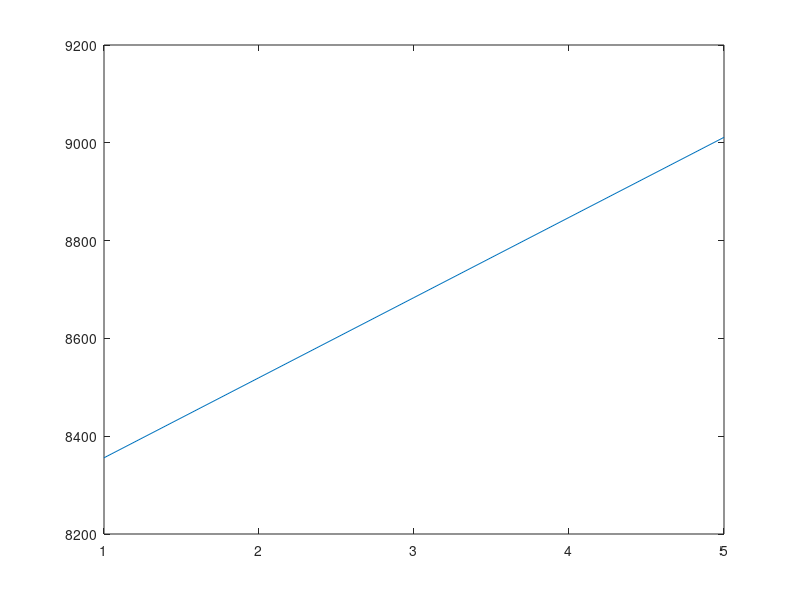

Source code (MATLAB):
% // TI File $Revision: /main/3 $
% // Checkin $Date: November 09, 2010   13:05:07 $
% // =====================================================================================
% //  This software is licensed for use with Texas Instruments C28x
% //  family DSCs.  This license was provided to you prior to installing
% //  the software.  You may review this license by consulting a copy of
% //  the agreement in the doc directory of this library.
% //======================================================================================
% /* ==============================================================================
% 
% System Name:    Ramp Generator Module demo 
% 
% File Name:      RMPGEN.m
% 
% Description:    Primary System file for demonstrating the Signal Generator module
% 
% Originator:     Digital control systems Group - Texas Instruments
% 
% Target dependency:  C28x
% 
% Description:
% ============
% 
%    The "C" frame work, for demonstrating the signal generator module is given below
%                  ___________           _____________
%                 |           |         |             |
%                 |           | X1=OUT  |   EVMDAC    |
%                 |  RAMPGEN  |-------->|   DLOG_4CH  |
%                 |           |         |   PWMDAC    |
%                 |___________|         |_____________|
% 
% */
% //######################################################################################
% // $TI Release: C28x SGEN Library v1.00 $
% // $Release Date: November 09, 2011 $
% // $Copyright: $
% //######################################################################################

close all
clear all

N=input('Please enter signal length N =');

t=1:N;

step_max=1000;

gain=1;
f=50;
fs=20000;

fmax=step_max*fs/65536
freq=2^15*f/fmax

f_norm=163.84;             %f_norm is normalized frequency in Q16 format, f/fs*2^16
phase_norm=8192;        %normalized phase offset phase_norm=(pi/4/(2*pi))*2^16=8192
                        %here phase offset=pi/4
                        
output=gain*sawtooth(2*pi*(f_norm*t/2^16+phase_norm/2^16)+pi);

output=output*2^15;     %Q15 format

plot(output)